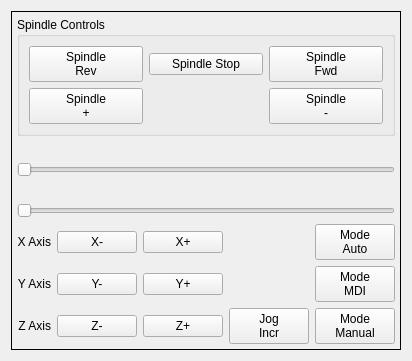
         <widget class="QWidget" name="tab_5">
          <attribute name="title">
           <string>Jog</string>
          </attribute>
          <layout class="QGridLayout" name="gridLayout_17">
           <item row="0" column="0">
            <widget class="QFrame" name="gridFrame">
             <property name="frameShape">
              <enum>QFrame::Box</enum>
             </property>
             <layout class="QGridLayout" name="gridLayout_16">
              <property name="leftMargin">
               <number>5</number>
              </property>
              <property name="topMargin">
               <number>5</number>
              </property>
              <property name="rightMargin">
               <number>5</number>
              </property>
              <property name="bottomMargin">
               <number>5</number>
              </property>
              <item row="7" column="2">
               <widget class="ActionButton" name="actionbutton_10">
                <property name="text">
                 <string>Z+</string>
                </property>
                <property name="actionName" stdset="0">
                 <string>machine.jog.axis:z,pos</string>
                </property>
               </widget>
              </item>
              <item row="5" column="1">
               <widget class="ActionButton" name="actionbutton_14">
                <property name="text">
                 <string>X-</string>
                </property>
                <property name="actionName" stdset="0">
                 <string>machine.jog.axis:x,neg</string>
                </property>
               </widget>
              </item>
              <item row="6" column="0">
               <widget class="QLabel" name="label_2">
                <property name="text">
                 <string>Y Axis</string>
                </property>
                <property name="alignment">
                 <set>Qt::AlignRight|Qt::AlignTrailing|Qt::AlignVCenter</set>
                </property>
               </widget>
              </item>
              <item row="5" column="2">
               <widget class="ActionButton" name="actionbutton_15">
                <property name="text">
                 <string>X+</string>
                </property>
                <property name="actionName" stdset="0">
                 <string>machine.jog.axis:x,pos</string>
                </property>
               </widget>
              </item>
              <item row="5" column="0">
               <widget class="QLabel" name="label">
                <property name="text">
                 <string>X Axis</string>
                </property>
                <property name="alignment">
                 <set>Qt::AlignRight|Qt::AlignTrailing|Qt::AlignVCenter</set>
                </property>
               </widget>
              </item>
              <item row="7" column="0">
               <widget class="QLabel" name="label_3">
                <property name="text">
                 <string>Z Axis</string>
                </property>
                <property name="alignment">
                 <set>Qt::AlignRight|Qt::AlignTrailing|Qt::AlignVCenter</set>
                </property>
               </widget>
              </item>
              <item row="6" column="1">
               <widget class="ActionButton" name="actionbutton_12">
                <property name="text">
                 <string>Y-</string>
                </property>
                <property name="actionName" stdset="0">
                 <string>machine.jog.axis:y,neg</string>
                </property>
               </widget>
              </item>
              <item row="6" column="2">
               <widget class="ActionButton" name="actionbutton_13">
                <property name="text">
                 <string>Y+</string>
                </property>
                <property name="actionName" stdset="0">
                 <string>machine.jog.axis:y,pos</string>
                </property>
               </widget>
              </item>
              <item row="7" column="1">
               <widget class="ActionButton" name="actionbutton_11">
                <property name="text">
                 <string>Z-</string>
                </property>
                <property name="actionName" stdset="0">
                 <string>machine.jog.axis:z,neg</string>
                </property>
               </widget>
              </item>
              <item row="4" column="0" colspan="5">
               <widget class="ActionSlider" name="actionslider">
                <property name="orientation">
                 <enum>Qt::Horizontal</enum>
                </property>
                <property name="actionName" stdset="0">
                 <string>machine.rapid-override.set</string>
                </property>
               </widget>
              </item>
              <item row="1" column="4">
               <widget class="StatusLabel" name="statuslabel_22">
                <property name="alignment">
                 <set>Qt::AlignCenter</set>
                </property>
                <property name="rules" stdset="0">
                 <string>[{&quot;channels&quot;: [{&quot;url&quot;: &quot;status:feedrate&quot;, &quot;trigger&quot;: true}], &quot;property&quot;: &quot;Text&quot;, &quot;expression&quot;: &quot;'Rapid Rate\\n' + str(ch[0]*100) + '%'&quot;, &quot;name&quot;: &quot;Feed Override&quot;}]</string>
                </property>
               </widget>
              </item>
              <item row="3" column="4">
               <widget class="StatusLabel" name="statuslabel_23">
                <property name="alignment">
                 <set>Qt::AlignCenter</set>
                </property>
                <property name="rules" stdset="0">
                 <string>[{&quot;channels&quot;: [{&quot;url&quot;: &quot;status:rapidrate&quot;, &quot;trigger&quot;: true}], &quot;property&quot;: &quot;Text&quot;, &quot;expression&quot;: &quot;'Feed Rate\\n' + str(ch[0]*100) + '%'&quot;, &quot;name&quot;: &quot;Rapid Rate&quot;}]</string>
                </property>
               </widget>
              </item>
              <item row="2" column="0" colspan="5">
               <widget class="ActionSlider" name="actionslider_2">
                <property name="orientation">
                 <enum>Qt::Horizontal</enum>
                </property>
                <property name="actionName" stdset="0">
                 <string>machine.feed-override.set</string>
                </property>
               </widget>
              </item>
              <item row="0" column="0" colspan="5">
               <widget class="QGroupBox" name="gridGroupBox">
                <property name="title">
                 <string>Spindle Controls</string>
                </property>
                <layout class="QGridLayout" name="gridLayout_22">
                 <item row="0" column="2">
                  <widget class="ActionButton" name="actionbutton_7">
                   <property name="text">
                    <string>Spindle
Fwd</string>
                   </property>
                   <property name="actionName" stdset="0">
                    <string>spindle.forward</string>
                   </property>
                  </widget>
                 </item>
                 <item row="0" column="0">
                  <widget class="ActionButton" name="actionbutton_16">
                   <property name="text">
                    <string>Spindle
Rev</string>
                   </property>
                   <property name="actionName" stdset="0">
                    <string>spindle.reverse</string>
                   </property>
                  </widget>
                 </item>
                 <item row="1" column="2">
                  <widget class="ActionButton" name="actionbutton_18">
                   <property name="text">
                    <string>Spindle
-</string>
                   </property>
                   <property name="actionName" stdset="0">
                    <string>spindle.slower</string>
                   </property>
                  </widget>
                 </item>
                 <item row="1" column="0">
                  <widget class="ActionButton" name="actionbutton_17">
                   <property name="text">
                    <string>Spindle
+</string>
                   </property>
                   <property name="actionName" stdset="0">
                    <string>spindle.faster</string>
                   </property>
                  </widget>
                 </item>
                 <item row="0" column="1">
                  <widget class="ActionButton" name="actionbutton_19">
                   <property name="text">
                    <string>Spindle Stop</string>
                   </property>
                   <property name="actionName" stdset="0">
                    <string>spindle.off</string>
                   </property>
                  </widget>
                 </item>
                 <item row="1" column="1">
                  <widget class="StatusLabel" name="statuslabel_25">
                   <property name="alignment">
                    <set>Qt::AlignCenter</set>
                   </property>
                   <property name="rules" stdset="0">
                    <string>[{&quot;channels&quot;: [{&quot;url&quot;: &quot;status:spindle[0].speed&quot;, &quot;trigger&quot;: true}], &quot;property&quot;: &quot;Text&quot;, &quot;expression&quot;: &quot;'{:.0f}'.format(ch[0])&quot;, &quot;name&quot;: &quot;Spindle Speed&quot;}]</string>
                   </property>
                  </widget>
                 </item>
                </layout>
               </widget>
              </item>
              <item row="7" column="4">
               <widget class="ActionButton" name="actionbutton_20">
                <property name="text">
                 <string>Mode
Manual</string>
                </property>
                <property name="actionName" stdset="0">
                 <string>machine.mode.manual</string>
                </property>
               </widget>
              </item>
              <item row="6" column="4">
               <widget class="ActionButton" name="actionbutton_21">
                <property name="text">
                 <string>Mode
MDI</string>
                </property>
                <property name="actionName" stdset="0">
                 <string>machine.mode.mdi</string>
                </property>
               </widget>
              </item>
              <item row="5" column="4">
               <widget class="ActionButton" name="actionbutton_22">
                <property name="text">
                 <string>Mode
Auto</string>
                </property>
                <property name="actionName" stdset="0">
                 <string>machine.mode.auto</string>
                </property>
               </widget>
              </item>
              <item row="7" column="3">
               <widget class="ActionButton" name="actionbutton_23">
                <property name="text">
                 <string>Jog
Incr</string>
                </property>
                <property name="actionName" stdset="0">
                 <string>machine.jog-mode.incremental</string>
                </property>
               </widget>
              </item>
             </layout>
            </widget>
           </item>
          </layout>
         </widget>
